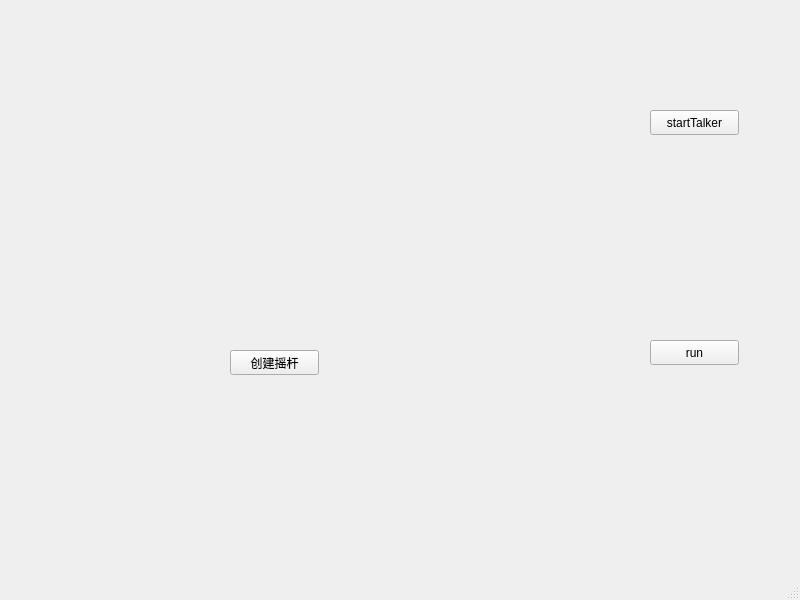
<?xml version="1.0" encoding="UTF-8"?>
<ui version="4.0">
 <class>MainWindow</class>
 <widget class="QMainWindow" name="MainWindow">
  <property name="geometry">
   <rect>
    <x>0</x>
    <y>0</y>
    <width>800</width>
    <height>600</height>
   </rect>
  </property>
  <property name="windowTitle">
   <string>MainWindow</string>
  </property>
  <widget class="QWidget" name="centralwidget">
   <widget class="QPushButton" name="pushButton">
    <property name="geometry">
     <rect>
      <x>650</x>
      <y>110</y>
      <width>89</width>
      <height>25</height>
     </rect>
    </property>
    <property name="text">
     <string>startTalker</string>
    </property>
    <property name="checkable">
     <bool>true</bool>
    </property>
   </widget>
   <widget class="QPushButton" name="pushButton_2">
    <property name="geometry">
     <rect>
      <x>650</x>
      <y>340</y>
      <width>89</width>
      <height>25</height>
     </rect>
    </property>
    <property name="text">
     <string>run</string>
    </property>
    <property name="autoRepeat">
     <bool>true</bool>
    </property>
   </widget>
   <widget class="QPushButton" name="pushButton_3">
    <property name="geometry">
     <rect>
      <x>230</x>
      <y>350</y>
      <width>89</width>
      <height>25</height>
     </rect>
    </property>
    <property name="text">
     <string>创建摇杆</string>
    </property>
   </widget>
  </widget>
  <widget class="QMenuBar" name="menubar">
   <property name="geometry">
    <rect>
     <x>0</x>
     <y>0</y>
     <width>800</width>
     <height>22</height>
    </rect>
   </property>
  </widget>
  <widget class="QStatusBar" name="statusbar"/>
 </widget>
 <resources/>
 <connections/>
</ui>
